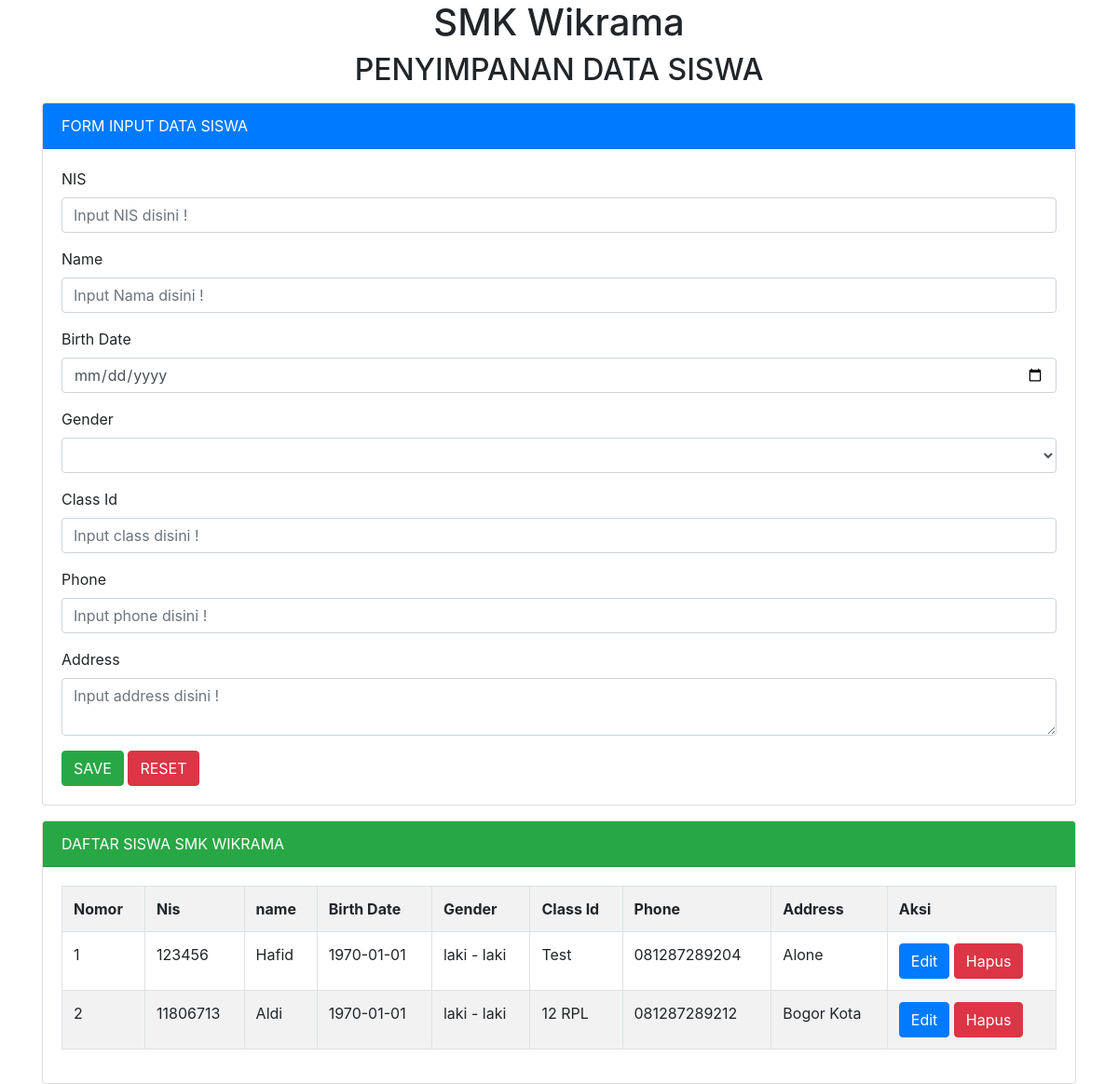
The page / on the database its author committed.
### tables this page shows
CREATE TABLE `siswa` (
  `id_siswa` int(12) NOT NULL,
  `nis` varchar(16) NOT NULL,
  `nama` varchar(64) NOT NULL,
  `birth_date` date NOT NULL,
  `gender` varchar(64) NOT NULL,
  `class_id` varchar(16) DEFAULT NULL,
  `phone` varchar(16) DEFAULT NULL,
  `address` varchar(100) DEFAULT NULL
);

### index.php (the view, shortened to what this page needs)
<?php
  $server = "localhost";
  $user = "root";
  $pass = "";
  $database = "db_siswa";
  $koneksi = mysqli_connect($server, $user, $pass, $database)or die(mysqli_error($koneksi));
?>
<!DOCTYPE html>
<html>
<head>
	<link rel="stylesheet" type="text/css" href="css/bootstrap.min.css">
</head>
<body>
<div class="container">
  <h1 class="text-center">SMK Wikrama</h1>
  <h2 class="text-center">PENYIMPANAN DATA SISWA</h2>
  <div class="card mt-3">
    <div class="card-header bg-primary text-white">
      FORM INPUT DATA SISWA
    </div>
           <div class="card-body">
               <form method="post" action="">
                   <div class="form-group">
                      <label>NIS</label>
                      <input type="text" name="tnis" value="<?=@$vnis?>" class="form-control" placeholder="Input NIS disini !" requerd></input>
          </div>
          <div class="form-group">
               <label>Name</label>
                   <input type="text" name="tnama" value="<?=@$vnama?>" class="form-control" placeholder="Input Nama disini !" requerd></input>
          </div>
          <div class="form-group">
               <label>Birth Date</label>
                  <input type="date" name="talamat" value="<?=@$vbirthdate?>" class="form-control" placeholder="Input birth disini !" requerd></input>
          </div>
          <div class="form-group">
                <label>Gender</label>
                <select class="form-control" name="tgender">
                         <option value ="<?=@$vgender?>"><?=@$vgender?></option>
                         <option value ="laki - laki">laki - laki</option>
               </select>
          </div>
          <div class="form-group">
               <label>Class Id</label>
               <input type="text" name="tclass" value="<?=@$vclass?>" class="form-control" placeholder="Input class disini !" requerd></input>
          </div>
          <div class="form-group">
               <label>Phone</label>
                  <input type="text" name="tphone" value="<?=@$vphone?>" class="form-control" placeholder="Input phone disini !" requerd></input>
          </div>
          <div class="form-group">
               <label>Address</label>
               <textarea name="taddress" class="form-control" placeholder="Input address disini !" requerd><?=@$valamat?></textarea>
          </div>
          <button type="submit" class="btn btn-success" name="bsave">SAVE</button>
          <button type="reset" class="btn btn-danger" name="breset">RESET</button>
      </form>
    </div>
  </div>
  <div class="card mt-3">
    <div class="card-header bg-success   text-white">
      DAFTAR SISWA SMK WIKRAMA
    </div>
    <div class="card-body">
      <table class="table table-bordered table-striped">
        <tr>
          <th>Nomor</th>
          <th>Nis</th>
          <th>name</th>
          <th>Birth Date</th>
          <th>Gender</th>
          <th>Class Id</th>
          <th>Phone</th>
          <th>Address</th>
          <th>Aksi</th>
        </tr>
        <?php
          $no = 1;
          $tampil = mysqli_query($koneksi, "SELECT * from siswa order by id_siswa desc");
          while ($data = mysqli_fetch_array($tampil)) :
        ?>
        <tr>
             <td><?=$no++;?></td>
             <td><?=$data['nis']?></td>
             <td><?=$data['nama']?></td>
             <td><?=$data['birth_date']?></td>
             <td><?=$data['gender']?></td>
             <td><?=$data['class_id']?></td>
             <td><?=$data['phone']?></td>
             <td><?=$data['address']?></td>
             <td>
                <a href="index.php?hal=edit&id=<?=$data['id_siswa']?>" class="btn btn-primary">Edit</a>
                <a href="index.php?hal=hapus&id=<?=$data['id_siswa']?>" onclick="return confirm
                ('apakah yakin ingin menghapus data ini?')"class="btn btn-danger">Hapus</a>
             </td>
        </tr>
            <?php endwhile; ?>
            </table>
       </div>
  </div>
</div>
</body>
</html>

### rows shown on the page
siswa: nis "123456", nama "Hafid", birth_date "1970-01-01", gender "laki - laki", class "Test", phone "081287289204", address "Alone"
siswa: nis "11806713", nama "Aldi", birth_date "1970-01-01", gender "laki - laki", class "12 RPL", phone "081287289212", address "Bogor Kota"
